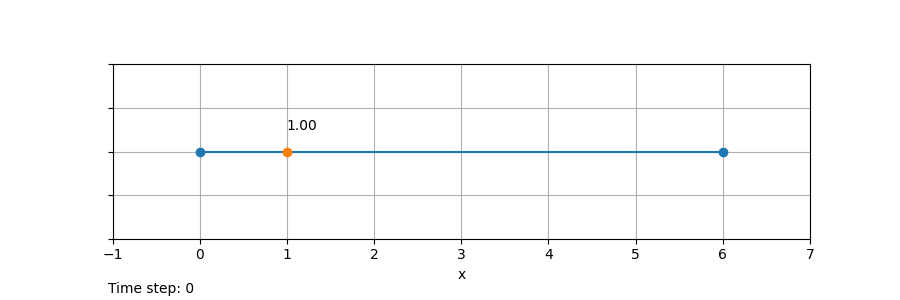

The script that saved this image:
# -------------------------------------------------------------------
# particles_1d_line_segment_03_02.py
#
# Finds equilibrium state of distributed particles
#
# Particle System:
#   - Dimensions                :   1D
#   - Constraint type           :   Line Segment
#   - Number of particles       :   3
#   - Number of pixed particles :   2
#
# (C) 2021 Seied Muhammad Yazdian, Zurich, Switzerland
# Released under GNU Public License (GPL)
# https://github.com/Muhammad-Yazdian
# -------------------------------------------------------------------

import numpy as np
import matplotlib.pyplot as plt
import scipy.integrate as integrate
from matplotlib.animation import FuncAnimation
import time
import os

# Particle Settings
PARTICLE_LEFT_POSITION = 0
PARTICLE_RIGHT_POSITION = 6
particle_free_position = 1

# Plot settings
PLOT_HEIGHT = 2
PLOT_WIDTH = (PARTICLE_RIGHT_POSITION + 1) - (PARTICLE_LEFT_POSITION - 1)

# Interaction force law
IS_REPULSIVE = True
FORCE_DECAY_POWER = 1
FORCE_POSITION_GAIN = 0.1

direction = -1
if IS_REPULSIVE:
    direction = 1


def update_graphics(frame):
    """
    Runs the simulaiton and updates the graphics

    Parameters
    ----------
    frame : frame number
    
    Returns
    -------
    point_1, : A plot axis handler for ploting the particle
    text_1 : A plot axis handler for printing the particle location
    text_time_step : A plot axis handler for printing time steps
    """
    global particle_free_position

    time_step = frame + 3 # FuncAnimation() is 3 steps ahread
    
    dx = particle_free_position - PARTICLE_LEFT_POSITION
    if not dx == 0:
        force_left_particle = direction * np.sign(
            dx)/(np.abs(dx)**FORCE_DECAY_POWER)
    else:
        force_left_particle = 0  # In case of singularity, ignore the force.

    dx = particle_free_position - PARTICLE_RIGHT_POSITION
    if not dx == 0:
        force_right_particle = direction * np.sign(
            dx)/(np.abs(dx)**FORCE_DECAY_POWER)
    else:
        force_right_particle = 0  # In case of singularity, ignore the force.

    particle_free_position = particle_free_position + \
        FORCE_POSITION_GAIN * (force_left_particle + force_right_particle)

    point_1.set_data([particle_free_position, PLOT_HEIGHT/2])
    text_1.set_x(particle_free_position)
    text_1.set_text('{:.2f}'.format(particle_free_position))
    text_time_step.set_text('Time step: {}'.format(time_step))

    return point_1, text_1, text_time_step


# Plot the particles
fig, ax = plt.subplots(figsize=(PLOT_WIDTH+1, PLOT_HEIGHT+1))
ax.grid()
ax.set_yticklabels([])
ax.set(aspect='equal',
       xlim=(PARTICLE_LEFT_POSITION-1, PARTICLE_RIGHT_POSITION+1),
       ylim=(0, PLOT_HEIGHT), xlabel='x')
ax.plot([PARTICLE_LEFT_POSITION, PARTICLE_RIGHT_POSITION],
        [PLOT_HEIGHT/2, PLOT_HEIGHT/2], 'o-')
point_1, = ax.plot(particle_free_position, PLOT_HEIGHT/2, 'o')
text_1 = ax.text(particle_free_position, PLOT_HEIGHT/2+0.25,
                 '{:.2f}'.format(particle_free_position))

ax_info = fig.add_axes([0.12, 0.01, 0.78, 0.06])
ax_info.axis("off")
text_time_step = ax_info.text(0, 0.25, 'Time step: {}'.format(0))

ani = FuncAnimation(fig, update_graphics, interval=20,
                    blit=True, repeat=False, frames=300)

# ani.save('physics/animation_' + os.path.basename(__file__).split('.')
#          [0] + '_' + str(int(time.time())) + '.mp4', fps=20)

plt.show()
